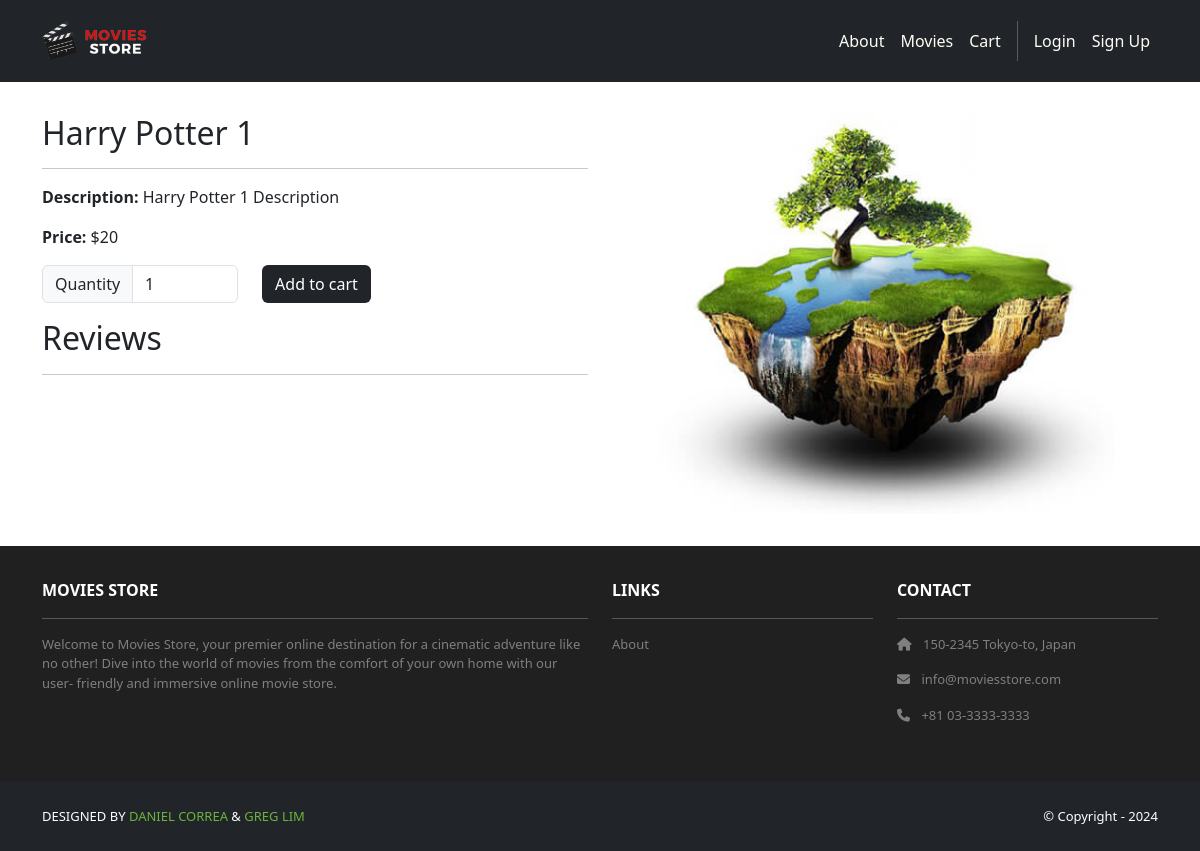
/movies/1/, run on the app's committed database.
### movies/models.py (models this page shows, shortened)
class Movie(models.Model):
    id = models.AutoField(primary_key=True)
    name = models.CharField(max_length=255)
    price = models.IntegerField()
    description = models.TextField()
    image = models.ImageField(upload_to='movie_images/')

### movies/views.py (the view)
# urls.py: path('<int:id>/', views.show, name='movies.show'),
def show(request, id):
    movie = Movie.objects.get(id=id)
    reviews = Review.objects.filter(movie=movie, reported=False)
    template_data = {}
    template_data['title'] = movie.name
    template_data['movie'] = movie
    template_data['reviews'] = reviews
    return render(request, 'movies/show.html',
                  {'template_data': template_data})

### movies/templates/movies/show.html (shortened to what this page needs)
{% extends 'base.html' %}
{% block content %}
{% load static %}
<div class="p-3">
  <div class="container">
    <div class="row mt-3">
      <div class="col-md-6 mx-auto mb-3">
        <h2>{{ template_data.movie.name }}</h2>
        <hr />
        <p><b>Description:</b> {{ template_data.movie.description }}</p>
        <p><b>Price:</b> ${{ template_data.movie.price }}</p>
        <p class="card-text">
          <form method="post"
            action="{% url 'cart.add' id=template_data.movie.id %}">
            <div class="row">
              <div class="col-auto">
                <div class="input-group col-auto">
                  <div class="input-group-text">Quantity
                    </div>
                  <input type="number" min="1" max="10"
                    class="form-control quantity-input"
                    name="quantity" value="1">
                </div>
              </div>
              <div class="col-auto">
                <button class="btn bg-dark text-white"
                  type="submit">Add to cart</button>
              </div>
            </div>
          </form>
        </p>
        <h2>Reviews</h2>
        <hr />
      </div>
      <div class="col-md-6 mx-auto mb-3 text-center">
        <img src="{{ template_data.movie.image.url }}"
          class="rounded img-card-400" />
      </div>
    </div>
  </div>
</div>
{% endblock content %}

### moviesstore/static/css/style.css (style rules this page uses)
.bg-dark { background-color: #2E2E2E !important; }
.img-card-400 { width: fit-content; max-height: 400px; }

### data on the page
Movie: movie.name "Harry Potter 1", movie.description "Harry Potter 1 Description", movie.price "20", movie.image (picture)
